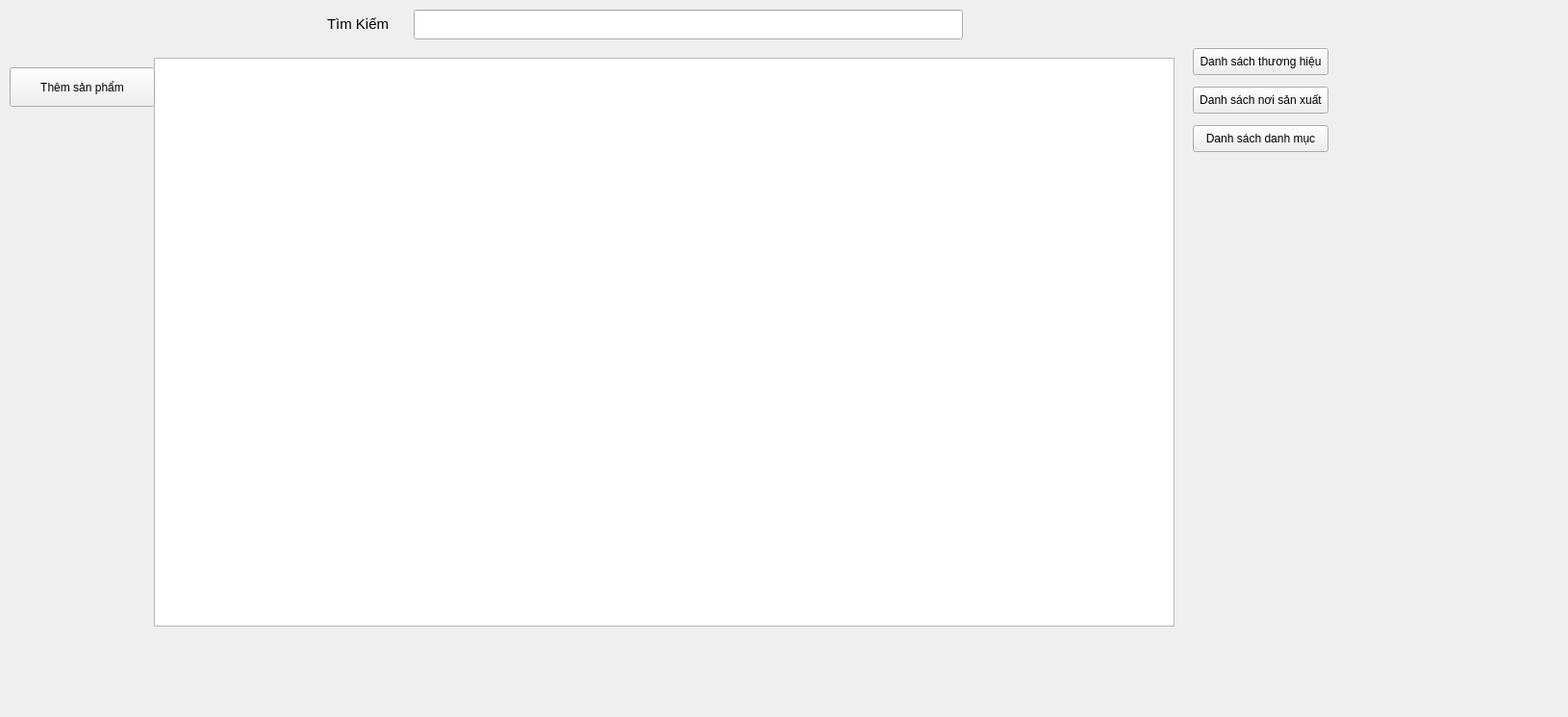
<?xml version="1.0" encoding="UTF-8"?>
<ui version="4.0">
 <class>managerPd</class>
 <widget class="QWidget" name="managerPd">
  <property name="geometry">
   <rect>
    <x>0</x>
    <y>0</y>
    <width>1630</width>
    <height>745</height>
   </rect>
  </property>
  <property name="windowTitle">
   <string>Form</string>
  </property>
  <widget class="QTableWidget" name="table">
   <property name="geometry">
    <rect>
     <x>160</x>
     <y>60</y>
     <width>1061</width>
     <height>591</height>
    </rect>
   </property>
  </widget>
  <widget class="QPushButton" name="brand">
   <property name="geometry">
    <rect>
     <x>1240</x>
     <y>50</y>
     <width>141</width>
     <height>28</height>
    </rect>
   </property>
   <property name="text">
    <string>Danh sách thương hiệu</string>
   </property>
  </widget>
  <widget class="QPushButton" name="madein">
   <property name="geometry">
    <rect>
     <x>1240</x>
     <y>90</y>
     <width>141</width>
     <height>28</height>
    </rect>
   </property>
   <property name="text">
    <string>Danh sách nơi sản xuất</string>
   </property>
  </widget>
  <widget class="QPushButton" name="category">
   <property name="geometry">
    <rect>
     <x>1240</x>
     <y>130</y>
     <width>141</width>
     <height>28</height>
    </rect>
   </property>
   <property name="text">
    <string>Danh sách danh mục</string>
   </property>
  </widget>
  <widget class="QLabel" name="iconFind">
   <property name="geometry">
    <rect>
     <x>340</x>
     <y>10</y>
     <width>81</width>
     <height>31</height>
    </rect>
   </property>
   <property name="text">
    <string>&lt;html&gt;&lt;head/&gt;&lt;body&gt;&lt;p&gt;&lt;span style=&quot; font-size:11pt;&quot;&gt;Tìm Kiếm&lt;/span&gt;&lt;/p&gt;&lt;/body&gt;&lt;/html&gt;</string>
   </property>
  </widget>
  <widget class="QPushButton" name="addPd">
   <property name="geometry">
    <rect>
     <x>10</x>
     <y>70</y>
     <width>151</width>
     <height>41</height>
    </rect>
   </property>
   <property name="text">
    <string>Thêm sản phẩm</string>
   </property>
  </widget>
  <widget class="QLineEdit" name="find">
   <property name="geometry">
    <rect>
     <x>430</x>
     <y>10</y>
     <width>571</width>
     <height>31</height>
    </rect>
   </property>
  </widget>
 </widget>
 <resources/>
 <connections/>
</ui>
